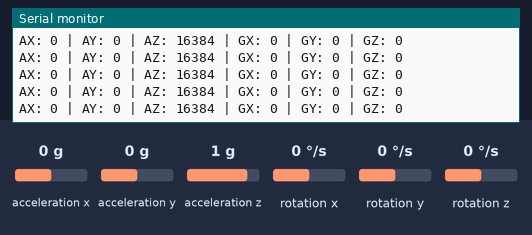
Recording of a sketch running on a simulated ESP32. Shown: the last lines printed to the serial monitor. Wiring (inferred from the names in the program): MPU-6050 motion sensor at I2C address 0x68. Inputs (shaded band) come from the test bench; at power-on: acceleration x 0 g, acceleration y 0 g, acceleration z 1 g, rotation x 0 °/s, rotation y 0 °/s, rotation z 0 °/s.

Above: at 2.6 s.
2.7 s: acceleration x set to -1.4 g
At 3.03 s:
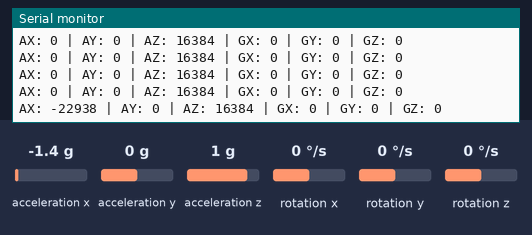
4.2 s: acceleration y set to -1.4 g
At 4.24 s:
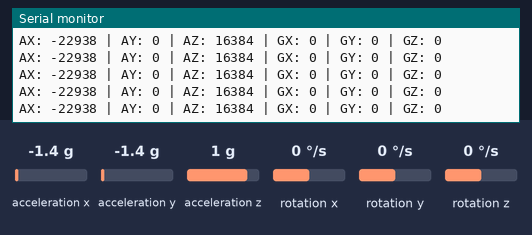
5.7 s: acceleration z set to -1.4 g
At 5.85 s:
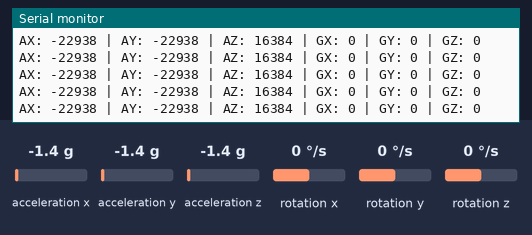
7.2 s: rotation x set to -192 °/s
At 7.27 s:
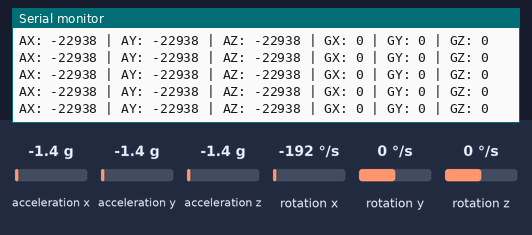
8.7 s: rotation y set to -192 °/s
At 8.88 s:
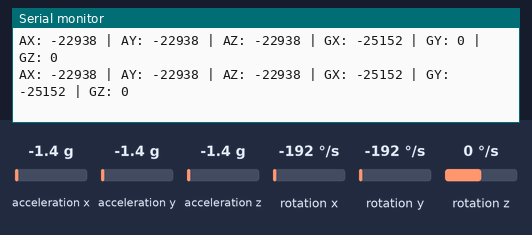

The sketch:

mpu6050_clone_test.ino.ino
```cpp
#include <Wire.h>

constexpr uint8_t MPU_ADDRESS = 0x68;
constexpr uint8_t SDA_PIN = 21;
constexpr uint8_t SCL_PIN = 22;

constexpr uint8_t SIGNAL_PATH_RESET = 0x68;
constexpr uint8_t POWER_MANAGEMENT_1 = 0x6B;
constexpr uint8_t POWER_MANAGEMENT_2 = 0x6C;
constexpr uint8_t WHO_AM_I = 0x75;
constexpr uint8_t ACCEL_DATA_START = 0x3B;

bool writeRegister(uint8_t registerAddress, uint8_t value) {
  Wire.beginTransmission(MPU_ADDRESS);
  Wire.write(registerAddress);
  Wire.write(value);

  return Wire.endTransmission() == 0;
}

uint8_t readRegister(uint8_t registerAddress) {
  Wire.beginTransmission(MPU_ADDRESS);
  Wire.write(registerAddress);

  if (Wire.endTransmission(false) != 0) {
    return 0xFF;
  }

  if (Wire.requestFrom(
        MPU_ADDRESS,
        static_cast<uint8_t>(1),
        true
      ) != 1) {
    return 0xFF;
  }

  return Wire.read();
}

bool readMotionData(
  int16_t &accelX,
  int16_t &accelY,
  int16_t &accelZ,
  int16_t &gyroX,
  int16_t &gyroY,
  int16_t &gyroZ
) {
  Wire.beginTransmission(MPU_ADDRESS);
  Wire.write(ACCEL_DATA_START);

  if (Wire.endTransmission(false) != 0) {
    return false;
  }

  if (Wire.requestFrom(
        MPU_ADDRESS,
        static_cast<uint8_t>(14),
        true
      ) != 14) {
    return false;
  }

  accelX = (Wire.read() << 8) | Wire.read();
  accelY = (Wire.read() << 8) | Wire.read();
  accelZ = (Wire.read() << 8) | Wire.read();

  Wire.read();
  Wire.read();

  gyroX = (Wire.read() << 8) | Wire.read();
  gyroY = (Wire.read() << 8) | Wire.read();
  gyroZ = (Wire.read() << 8) | Wire.read();

  return true;
}

void printHex(const char *label, uint8_t value) {
  Serial.print(label);
  Serial.print("0x");

  if (value < 0x10) {
    Serial.print("0");
  }

  Serial.println(value, HEX);
}

void setup() {
  Serial.begin(115200);
  delay(1000);

  Wire.begin(SDA_PIN, SCL_PIN);
  Wire.setClock(100000);

  Serial.println();
  Serial.println("MPU6050 clone initialization test");

  printHex("WHO_AM_I: ", readRegister(WHO_AM_I));

  printHex(
    "PWR_MGMT_1 before initialization: ",
    readRegister(POWER_MANAGEMENT_1)
  );

  writeRegister(POWER_MANAGEMENT_1, 0x80);
  delay(150);

  writeRegister(SIGNAL_PATH_RESET, 0x07);
  delay(150);

  writeRegister(POWER_MANAGEMENT_1, 0x01);
  writeRegister(POWER_MANAGEMENT_2, 0x00);
  delay(150);

  printHex(
    "PWR_MGMT_1 after initialization: ",
    readRegister(POWER_MANAGEMENT_1)
  );

  Serial.println("Motion data:");
}

void loop() {
  int16_t accelX;
  int16_t accelY;
  int16_t accelZ;
  int16_t gyroX;
  int16_t gyroY;
  int16_t gyroZ;

  if (!readMotionData(
        accelX,
        accelY,
        accelZ,
        gyroX,
        gyroY,
        gyroZ
      )) {
    Serial.println("Motion data read failed.");
    delay(500);
    return;
  }

  Serial.print("AX: ");
  Serial.print(accelX);
  Serial.print(" | AY: ");
  Serial.print(accelY);
  Serial.print(" | AZ: ");
  Serial.print(accelZ);
  Serial.print(" | GX: ");
  Serial.print(gyroX);
  Serial.print(" | GY: ");
  Serial.print(gyroY);
  Serial.print(" | GZ: ");
  Serial.println(gyroZ);

  delay(200);
}
```

Measured:
- after the input at 2.7 s, the serial monitor: prints a new line after 0.17 s (image 1)
- after the input at 8.7 s, the serial monitor: prints a new line at once (image 5)
